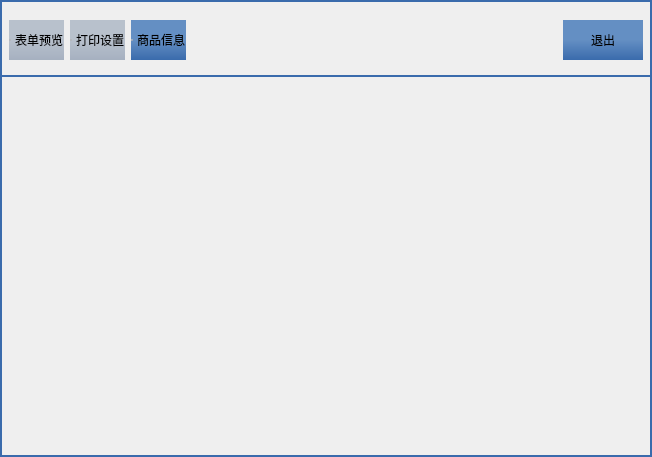
<?xml version="1.0" encoding="UTF-8"?>
<ui version="4.0">
 <class>labelprint_main_dialog</class>
 <widget class="QDialog" name="labelprint_main_dialog">
  <property name="geometry">
   <rect>
    <x>0</x>
    <y>0</y>
    <width>652</width>
    <height>457</height>
   </rect>
  </property>
  <property name="windowTitle">
   <string>Dialog</string>
  </property>
  <property name="styleSheet">
   <string notr="true">
QDialog{border:2px solid #3A6BAC;}
QRadioButton{min-height:40px;color:#FBFCFD;border-style:none;}
QRadioButton:indicator{
width:0px;
}
QRadioButton:unchecked{
background-color: qlineargradient(spread:pad, x1:0, y1:0, x2:0, y2:1, stop:0 rgba(146, 161, 181, 150),stop:0.5 rgba(146, 161, 181, 150), stop:1 rgba(115, 133, 160, 150));
color:black;
}

QRadioButton:checked{
 background-color: qlineargradient(spread:pad, x1:0, y1:0, x2:0, y2:1, stop:0 #648FC3,stop:0.5 #648FC3, stop:1 #3A6BAC);
color:black;
}
QRadioButton:disabled{
 background-color: transparent;
color:black;
}

QPushButton{
 background-color: qlineargradient(spread:pad, x1:0, y1:0, x2:0, y2:1, stop:0 #648FC3,stop:0.5 #648FC3, stop:1 #3A6BAC);
color:black;
border:0px;
min-width:80px;
min-height:30px;
}
QPushButton:pressed{
background-color: qlineargradient(spread:pad, x1:0, y1:0, x2:0, y2:1, stop:0 rgba(146, 161, 181, 150),stop:0.5 rgba(146, 161, 181, 150), stop:1 rgba(115, 133, 160, 150));
}
</string>
  </property>
  <property name="outer_stylesheet" stdset="0">
   <string>dialog_hasborder</string>
  </property>
  <layout class="QVBoxLayout" name="verticalLayout_2" stretch="0,1">
   <property name="leftMargin">
    <number>0</number>
   </property>
   <property name="rightMargin">
    <number>0</number>
   </property>
   <property name="bottomMargin">
    <number>0</number>
   </property>
   <item>
    <widget class="QFrame" name="frame_2">
     <property name="styleSheet">
      <string notr="true">QRadioButton:indicator{
width:0px;
}
</string>
     </property>
     <layout class="QHBoxLayout" name="horizontalLayout_2">
      <item>
       <widget class="QRadioButton" name="radioButton_overview">
        <property name="styleSheet">
         <string notr="true"/>
        </property>
        <property name="text">
         <string>表单预览</string>
        </property>
        <property name="icon">
         <iconset resource="peripheral.qrc">
          <normaloff>:/image/preview.png</normaloff>:/image/preview.png</iconset>
        </property>
       </widget>
      </item>
      <item>
       <widget class="QRadioButton" name="radioButton_set">
        <property name="styleSheet">
         <string notr="true"/>
        </property>
        <property name="text">
         <string>打印设置</string>
        </property>
        <property name="icon">
         <iconset resource="peripheral.qrc">
          <normaloff>:/image/printset.png</normaloff>:/image/printset.png</iconset>
        </property>
       </widget>
      </item>
      <item>
       <widget class="QRadioButton" name="radioButton_goodinfo">
        <property name="text">
         <string>商品信息</string>
        </property>
        <property name="icon">
         <iconset resource="peripheral.qrc">
          <normaloff>:/image/goodsinfo.png</normaloff>:/image/goodsinfo.png</iconset>
        </property>
        <property name="checked">
         <bool>true</bool>
        </property>
       </widget>
      </item>
      <item>
       <spacer name="horizontalSpacer">
        <property name="orientation">
         <enum>Qt::Horizontal</enum>
        </property>
        <property name="sizeHint" stdset="0">
         <size>
          <width>40</width>
          <height>20</height>
         </size>
        </property>
       </spacer>
      </item>
      <item>
       <widget class="lds_toolbar_button_nowrap" name="pushButton_exit">
        <property name="sizePolicy">
         <sizepolicy hsizetype="Minimum" vsizetype="Expanding">
          <horstretch>0</horstretch>
          <verstretch>0</verstretch>
         </sizepolicy>
        </property>
        <property name="text">
         <string>退出</string>
        </property>
        <property name="icon">
         <iconset resource="peripheral.qrc">
          <normaloff>:/image/exit.png</normaloff>:/image/exit.png</iconset>
        </property>
       </widget>
      </item>
     </layout>
    </widget>
   </item>
   <item>
    <widget class="QFrame" name="frame">
     <property name="styleSheet">
      <string notr="true">QFrame#frame{
border:2px solid #3A6BAC;
}</string>
     </property>
     <property name="frameShape">
      <enum>QFrame::StyledPanel</enum>
     </property>
     <property name="frameShadow">
      <enum>QFrame::Raised</enum>
     </property>
     <layout class="QVBoxLayout" name="verticalLayout">
      <property name="spacing">
       <number>0</number>
      </property>
      <property name="leftMargin">
       <number>0</number>
      </property>
      <property name="topMargin">
       <number>0</number>
      </property>
      <property name="rightMargin">
       <number>0</number>
      </property>
      <property name="bottomMargin">
       <number>0</number>
      </property>
      <item>
       <widget class="QStackedWidget" name="stackedWidget">
        <widget class="labelprint_design_dialog" name="page_5"/>
        <widget class="labelprint_set_dialog" name="page_3"/>
        <widget class="labelprint_goodinfo_dialog" name="page_4"/>
       </widget>
      </item>
     </layout>
    </widget>
   </item>
  </layout>
 </widget>
 <customwidgets>
  <customwidget>
   <class>lds_toolbar_button_nowrap</class>
   <extends>QPushButton</extends>
   <header>lds_toolbar_button_nowrap.h</header>
  </customwidget>
  <customwidget>
   <class>labelprint_goodinfo_dialog</class>
   <extends>QWidget</extends>
   <header>labelprint_goodinfo_dialog.h</header>
   <container>1</container>
  </customwidget>
  <customwidget>
   <class>labelprint_set_dialog</class>
   <extends>QWidget</extends>
   <header>labelprint_set_dialog.h</header>
   <container>1</container>
  </customwidget>
  <customwidget>
   <class>labelprint_design_dialog</class>
   <extends>QWidget</extends>
   <header>labelprint_design_dialog.h</header>
   <container>1</container>
  </customwidget>
 </customwidgets>
 <resources>
  <include location="peripheral.qrc"/>
 </resources>
 <connections/>
</ui>
